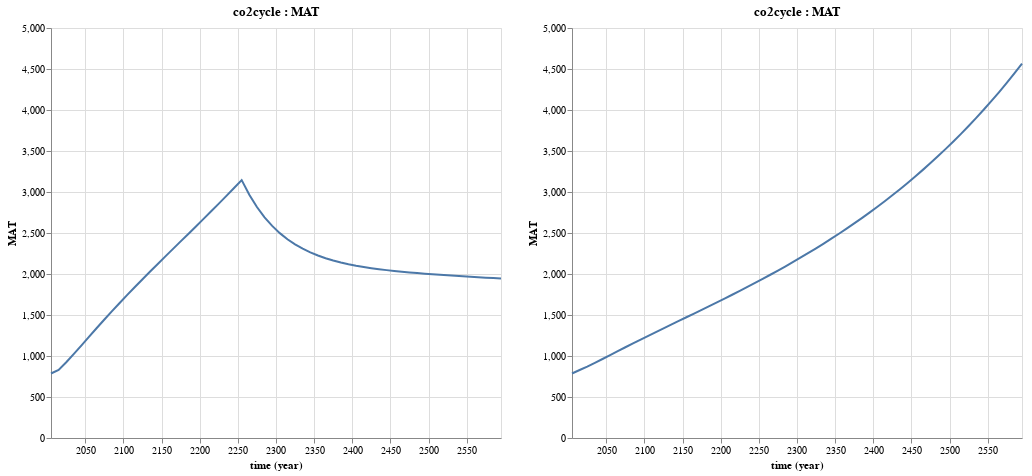

The cell this chart's notebook holds for it:
### Markdown cell above
The results look strange though! Our model with the 50% emission control policy in place has lower temperatures in the first half of the model runs, but then gets much warmer than the model without the policy! Something is wrong here, so let's try to figure out what the problem is.

As a first step, let's look at CO2 concentrations in the two models, maybe we can pin down the problem that way:

### Code cell
@vlplot(resolve={scale={y=:shared}}) + [Mimi.plot(m_dice1, :co2cycle, :MAT) Mimi.plot(m_dice2, :co2cycle, :MAT)]

### Figure 1 — Vega-Lite specification as saved in the notebook (floating-point values rounded to 4 significant figures)
{"hconcat": [{"$schema": "https://vega.github.io/schema/vega-lite/v2.0.json", "data": {"values": [{"MAT": "787.0", "time": "2005-01-01"}, {"MAT": "829.0", "time": "2015-01-01"}, {"MAT": "923.4068844213812", "time": "2025-01-01"}, {"MAT": "1025.2864572554088", "time": "2035-01-01"}, {"MAT": "1130.543837156162", "time": "2045-01-01"}, {"MAT": "1236.5284361833792", "time": "2055-01-01"}, {"MAT": "1341.7186597838217", "time": "2065-01-01"}, {"MAT": "1445.341165176429", "time": "2075-01-01"}, {"MAT": "1547.0821553636747", "time": "2085-01-01"}, {"MAT": "1646.8849627807408", "time": "2095-01-01"}, {"MAT": "1744.8473941236618", "time": "2105-01-01"}, {"MAT": "1841.1530975158391", "time": "2115-01-01"}, {"MAT": "1936.033428440528", "time": "2125-01-01"}, {"MAT": "2029.7276646886069", "time": "2135-01-01"}, {"MAT": "2122.4782069957446", "time": "2145-01-01"}, {"MAT": "2214.52630922759", "time": "2155-01-01"}, {"MAT": "2306.1087190853764", "time": "2165-01-01"}, {"MAT": "2397.455178670586", "time": "2175-01-01"}, {"MAT": "2488.786775241027", "time": "2185-01-01"}, {"MAT": "2580.315259000687", "time": "2195-01-01"}, {"MAT": "2672.2436097324194", "time": "2205-01-01"}, {"MAT": "2764.768729873574", "time": "2215-01-01"}, {"MAT": "2858.0889663294483", "time": "2225-01-01"}, {"MAT": "2952.4241452165093", "time": "2235-01-01"}, {"MAT": "3048.1315864290286", "time": "2245-01-01"}, {"MAT": "3145.1595456937953", "time": "2255-01-01"}, {"MAT": "2966.330910646435", "time": "2265-01-01"}, {"MAT": "2816.729650251918", "time": "2275-01-01"}, {"MAT": "2691.437049068651", "time": "2285-01-01"}, {"MAT": "2586.362742107456", "time": "2295-01-01"}, {"MAT": "2498.1052228745248", "time": "2305-01-01"}, {"MAT": "2423.8358391892716", "time": "2315-01-01"}, {"MAT": "2361.202322346066", "time": "2325-01-01"}, {"MAT": "2308.248560869552", "time": "2335-01-01"}, {"MAT": "2263.3478837531616", "time": "2345-01-01"}, {"MAT": "2225.1475785233492", "time": "2355-01-01"}, {"MAT": "2192.5227524200654", "time": "2365-01-01"}, {"MAT": "2164.537963470522", "time": "2375-01-01"}, {"MAT": "2140.4153131072844", "time": "2385-01-01"}, {"MAT": "2119.507912266544", "time": "2395-01-01"}, {"MAT": "2101.2778161029933", "time": "2405-01-01"}, {"MAT": "2085.2776748162073", "time": "2415-01-01"}, {"MAT": "2071.135474791228", "time": "2425-01-01"}, {"MAT": "2058.5418496311404", "time": "2435-01-01"}, {"MAT": "2047.2395282928676", "time": "2445-01-01"}, {"MAT": "2037.0145604158886", "time": "2455-01-01"}, {"MAT": "2027.6890195411622", "time": "2465-01-01"}, {"MAT": "2019.1149353200035", "time": "2475-01-01"}, {"MAT": "2011.169247728194", "time": "2485-01-01"}, {"MAT": "2003.7496111580854", "time": "2495-01-01"}, {"MAT": "1996.7709052492405", "time": "2505-01-01"}, {"MAT": "1990.1623334245562", "time": "2515-01-01"}, {"MAT": "1983.8650101457279", "time": "2525-01-01"}, {"MAT": "1977.829954572911", "time": "2535-01-01"}, {"MAT": "1972.016422176948", "time": "2545-01-01"}, {"MAT": "1966.3905173813255", "time": "2555-01-01"}, {"MAT": "1960.9240398982442", "time": "2565-01-01"}, {"MAT": "1955.5935253957905", "time": "2575-01-01"}, {"MAT": "1950.3794477630825", "time": "2585-01-01"}, {"MAT": "1945.2655557535568", "time": "2595-01-01"}]}, "description": "plot for a specific component variable pair", "encoding": {"x": {"field": "time", "timeUnit": "utcyear", "type": "temporal"}, "y": {"field": "MAT", "type": "quantitative"}}, "height": 410, "mark": {"type": "line"}, "title": "co2cycle : MAT", "width": 450}, {"$schema": "https://vega.github.io/schema/vega-lite/v2.0.json", "data": {"values": [{"MAT": "787.0", "time": "2005-01-01"}, {"MAT": "829.0", "time": "2015-01-01"}, {"MAT": "870.8691517642377", "time": "2025-01-01"}, {"MAT": "916.3215661758812", "time": "2035-01-01"}, {"MAT": "963.5713411813472", "time": "2045-01-01"}, {"MAT": "1011.4621659485779", "time": "2055-01-01"}, {"MAT": "1059.3365568396125", "time": "2065-01-01"}, {"MAT": "1106.8648857529724", "time": "2075-01-01"}, {"MAT": "1153.9148108366226", "time": "2085-01-01"}, {"MAT": "1200.4628654592495", "time": "2095-01-01"}, {"MAT": "1246.5467647598261", "time": "2105-01-01"}, {"MAT": "1292.2370199082416", "time": "2115-01-01"}, {"MAT": "1337.6221675634006", "time": "2125-01-01"}, {"MAT": "1382.7929718762286", "time": "2135-01-01"}, {"MAT": "1427.8376503678608", "time": "2145-01-01"}, {"MAT": "1472.8462537220844", "time": "2155-01-01"}, {"MAT": "1517.9090178947758", "time": "2165-01-01"}, {"MAT": "1563.115247397037", "time": "2175-01-01"}, {"MAT": "1608.552597751293", "time": "2185-01-01"}, {"MAT": "1654.3067744274072", "time": "2195-01-01"}, {"MAT": "1700.4617895848767", "time": "2205-01-01"}, {"MAT": "1747.10123885875", "time": "2215-01-01"}, {"MAT": "1794.311998941164", "time": "2225-01-01"}, {"MAT": "1842.194299246485", "time": "2235-01-01"}, {"MAT": "1890.9208615757716", "time": "2245-01-01"}, {"MAT": "1940.4574927685828", "time": "2255-01-01"}, {"MAT": "1990.823658326639", "time": "2265-01-01"}, {"MAT": "2042.065747480982", "time": "2275-01-01"}, {"MAT": "2094.24308107062", "time": "2285-01-01"}, {"MAT": "2147.4206923429842", "time": "2295-01-01"}, {"MAT": "2201.665708730816", "time": "2305-01-01"}, {"MAT": "2257.0456441379083", "time": "2315-01-01"}, {"MAT": "2313.62769930414", "time": "2325-01-01"}, {"MAT": "2371.478588355253", "time": "2335-01-01"}, {"MAT": "2430.6646345996355", "time": "2345-01-01"}, {"MAT": "2491.251999185673", "time": "2355-01-01"}, {"MAT": "2553.30697091063", "time": "2365-01-01"}, {"MAT": "2616.896280184196", "time": "2375-01-01"}, {"MAT": "2682.0874187622535", "time": "2385-01-01"}, {"MAT": "2748.9489568160475", "time": "2395-01-01"}, {"MAT": "2817.550854186133", "time": "2405-01-01"}, {"MAT": "2887.964765442371", "time": "2415-01-01"}, {"MAT": "2960.264339792905", "time": "2425-01-01"}, {"MAT": "3034.525517584987", "time": "2435-01-01"}, {"MAT": "3110.826825459071", "time": "2445-01-01"}, {"MAT": "3189.249672339554", "time": "2455-01-01"}, {"MAT": "3269.8786484710386", "time": "2465-01-01"}, {"MAT": "3352.8018296924806", "time": "2475-01-01"}, {"MAT": "3438.1110891123394", "time": "2485-01-01"}, {"MAT": "3525.902418321791", "time": "2495-01-01"}, {"MAT": "3616.2762602685293", "time": "2505-01-01"}, {"MAT": "3709.3378559150915", "time": "2515-01-01"}, {"MAT": "3805.1976068253466", "time": "2525-01-01"}, {"MAT": "3903.9714558619285", "time": "2535-01-01"}, {"MAT": "4005.781288236699", "time": "2545-01-01"}, {"MAT": "4110.755355236282", "time": "2555-01-01"}, {"MAT": "4219.0287230457925", "time": "2565-01-01"}, {"MAT": "4330.74374921662", "time": "2575-01-01"}, {"MAT": "4446.050589469391", "time": "2585-01-01"}, {"MAT": "4565.107737691673", "time": "2595-01-01"}]}, "description": "plot for a specific component variable pair", "encoding": {"x": {"field": "time", "timeUnit": "utcyear", "type": "temporal"}, "y": {"field": "MAT", "type": "quantitative"}}, "height": 410, "mark": {"type": "line"}, "title": "co2cycle : MAT", "width": 450}], "resolve": {"scale": {"x": "independent", "y": "shared"}}}
